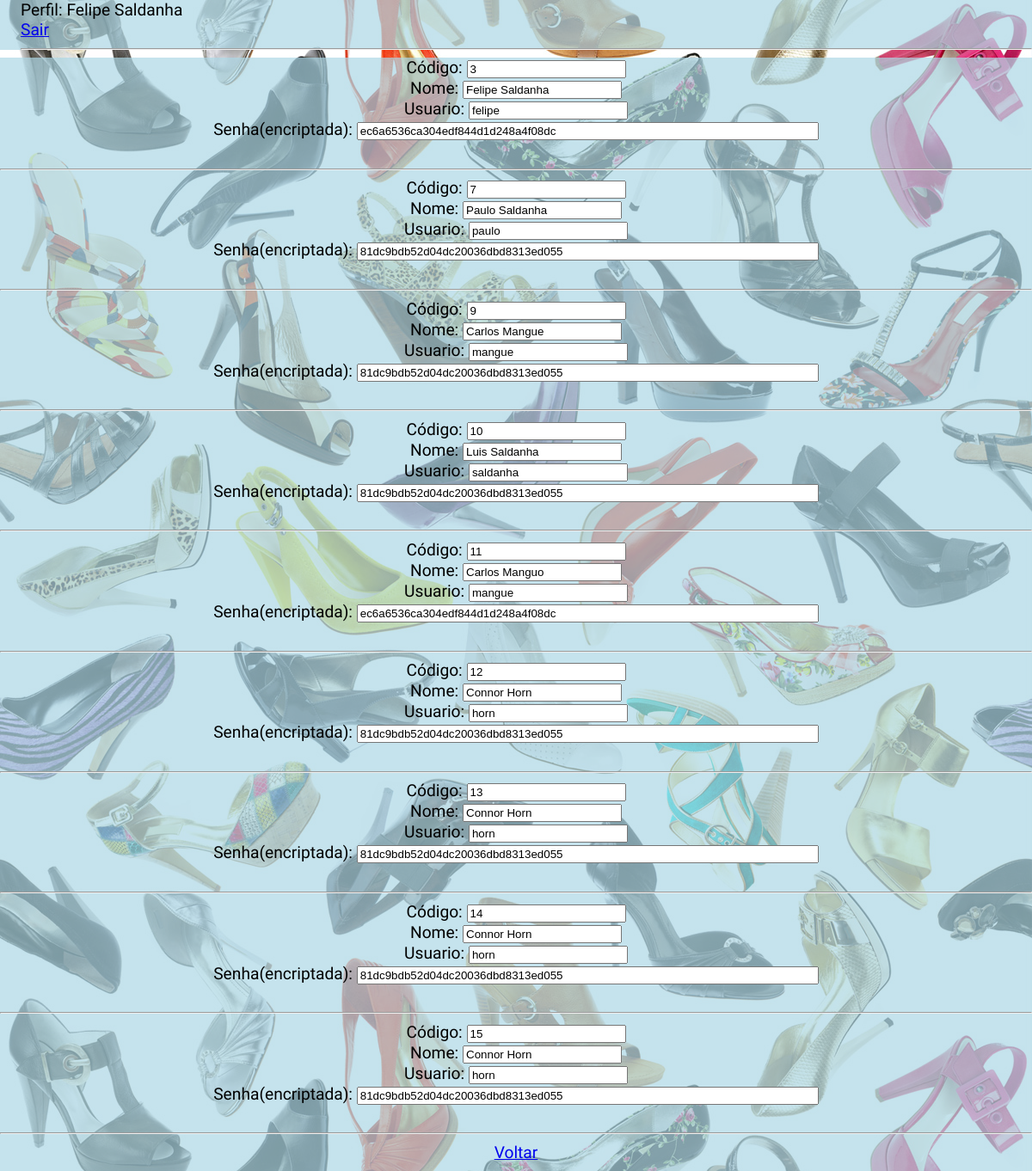
Page /php/crud/func/listarfunc.php (signed in) on the committed database.
### tables this page shows
CREATE TABLE `tbfunc` (
  `codfunc` int(11) NOT NULL,
  `nome_funcionario` varchar(90) NOT NULL,
  `usuario` varchar(64) NOT NULL,
  `senha` varchar(64) NOT NULL
);

### php/crud/func/listarfunc.php (the view, shortened to what this page needs)
<?php
if ($_SESSION["usuario"]) {
    $us = $_SESSION["usuario"];
?>
    <!DOCTYPE html>
    <html lang="pt-br">
    <head>
        <link rel="stylesheet" type="text/css" href="../../../css/Estilo.css" />
        <?php
        include_once '../conexao.php';
        ?>
    </head>
    <body>
        <nav>
            Perfil:<?php echo " " . $us ?><br>
            <a href="../fimsessao.php">Sair</a>
            <hr>
        </nav>
        <div class="container">
            <?php
            $consulta = "select * from tbfunc;";
            $executar = mysqli_query($conn, $consulta);
            while ($linha = mysqli_fetch_array($executar)) {
            ?>
                <div id="cx1">
                    Código: <input type="text" value="<?php echo $linha['codfunc']; ?>" readonly /><br>
                    Nome: <input type="text" value="<?php echo $linha['nome_funcionario']; ?>" readonly /><br>
                    Usuario: <input type="text" value="<?php echo $linha['usuario']; ?>" readonly /><br>
                    Senha(encriptada): <input type="text" size=64 value="<?php echo $linha['senha']; ?>" readonly /><br>
                    <br>
                    <hr>
                </div>
            <?php } ?>
            <a href="../../fonte/manfunc.php">Voltar</a>
        </div>
    </body>
    </html>
<?php
} else {
    echo "
    <script>
    window.location.href='../../fonte/index.php';
    </script>
    ";
}
?>

### css/Estilo.css (style rules this page uses)
html { scroll-behavior: smooth; }
body { background-image: url(../img/cover.jpg); margin: 0; padding: 0; font-family: 'Sansita Swashed', cursive; color: black; text-align: center; }
.container { background-color: rgba(173, 216, 230, 0.705); padding-bottom: 10px; font-size: 1.2rem; }
.container a { font-size: 1.2rem; }
nav { background-color: rgba(173, 216, 230, 0.705); font-size: 1.2rem; text-align: left; padding-left: 2%; }

### rows in the picture
tbfunc: codfunc "3", nome_funcionario "Felipe Saldanha", usuario "felipe", senha "ec6a6536ca304edf844d1d248a4f08dc"
tbfunc: codfunc "7", nome_funcionario "Paulo Saldanha", usuario "paulo", senha "81dc9bdb52d04dc20036dbd8313ed055"
tbfunc: codfunc "9", nome_funcionario "Carlos Mangue", usuario "mangue", senha "81dc9bdb52d04dc20036dbd8313ed055"
tbfunc: codfunc "10", nome_funcionario "Luis Saldanha", usuario "saldanha", senha "81dc9bdb52d04dc20036dbd8313ed055"
tbfunc: codfunc "11", nome_funcionario "Carlos Manguo", usuario "mangue", senha "ec6a6536ca304edf844d1d248a4f08dc"
tbfunc: codfunc "12", nome_funcionario "Connor Horn", usuario "horn", senha "81dc9bdb52d04dc20036dbd8313ed055"
tbfunc: codfunc "13", nome_funcionario "Connor Horn", usuario "horn", senha "81dc9bdb52d04dc20036dbd8313ed055"
tbfunc: codfunc "14", nome_funcionario "Connor Horn", usuario "horn", senha "81dc9bdb52d04dc20036dbd8313ed055"
tbfunc: codfunc "15", nome_funcionario "Connor Horn", usuario "horn", senha "81dc9bdb52d04dc20036dbd8313ed055"

### other values in the picture
$us "Felipe Saldanha"
